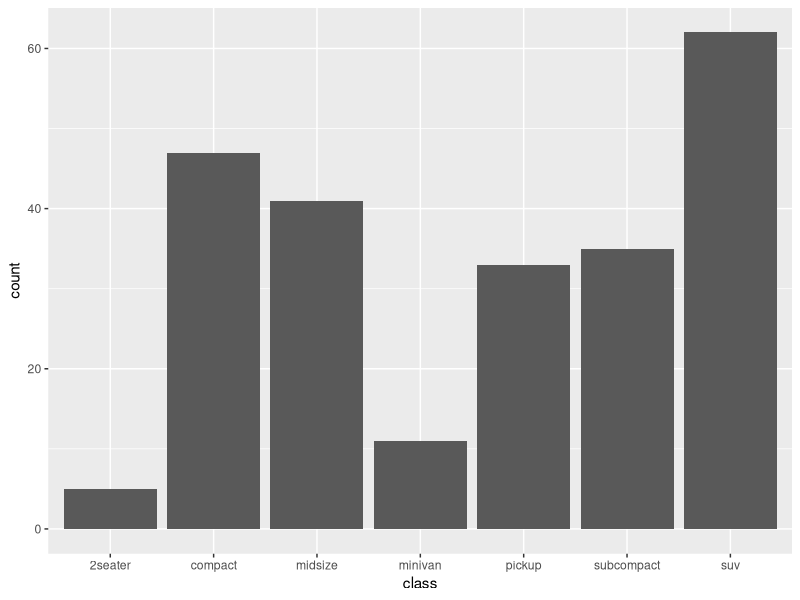
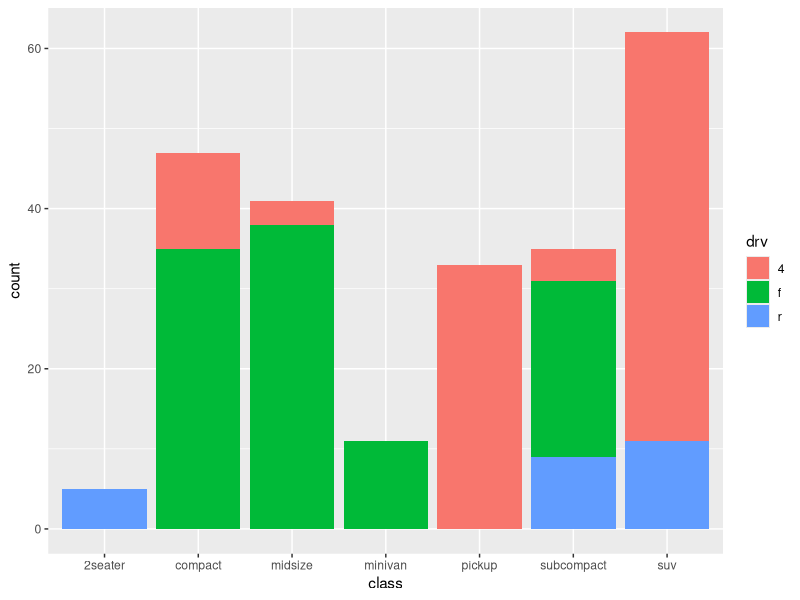
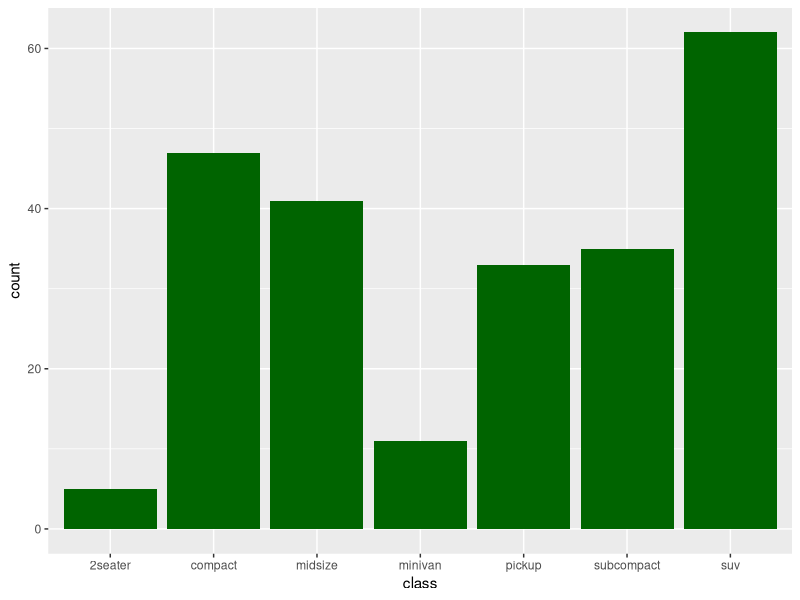
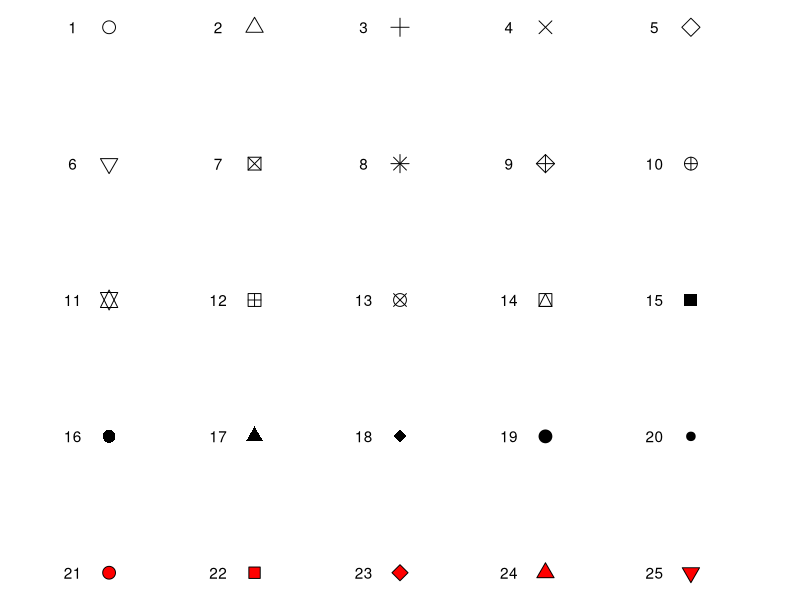
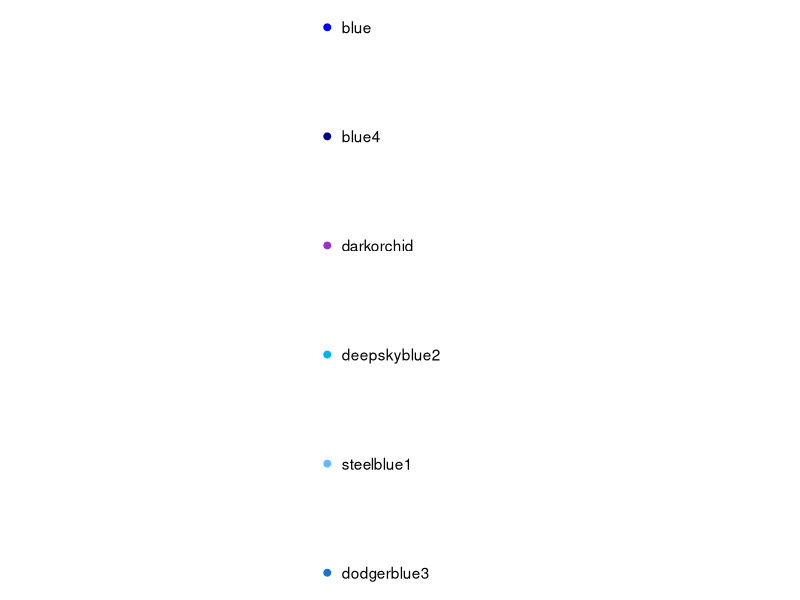
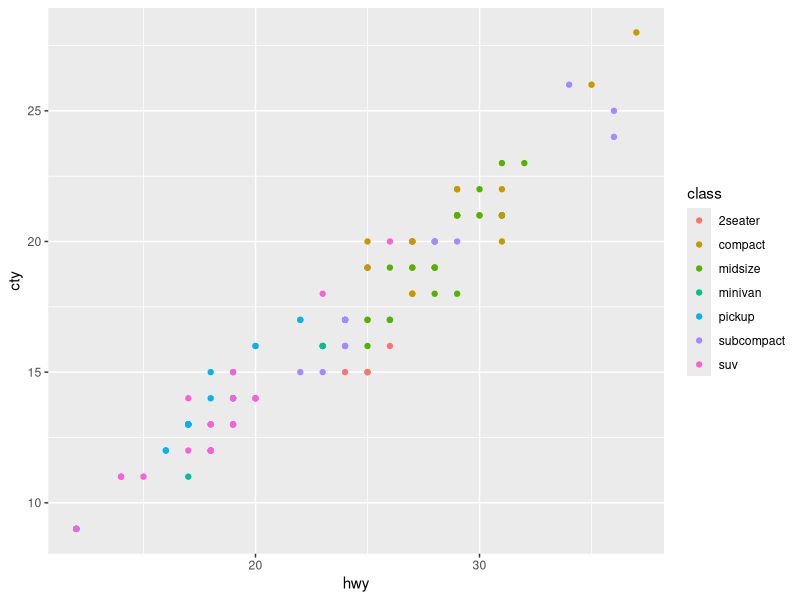
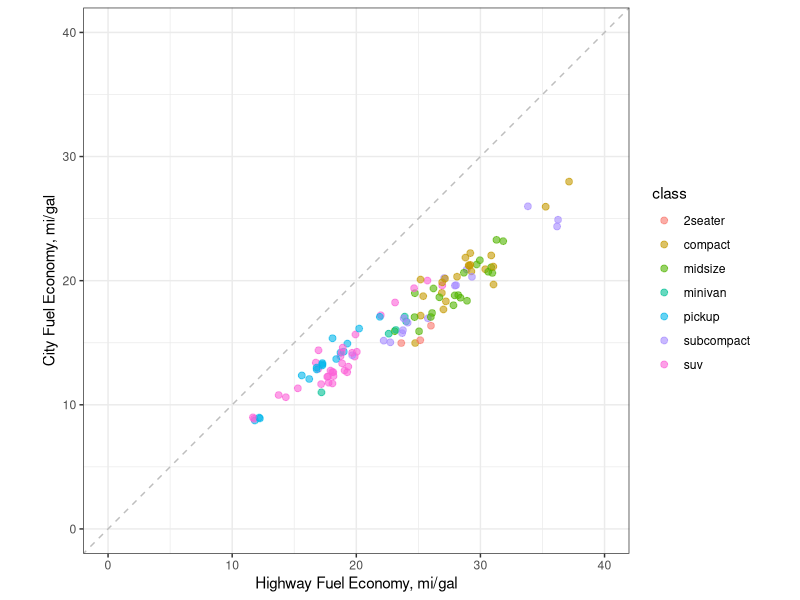
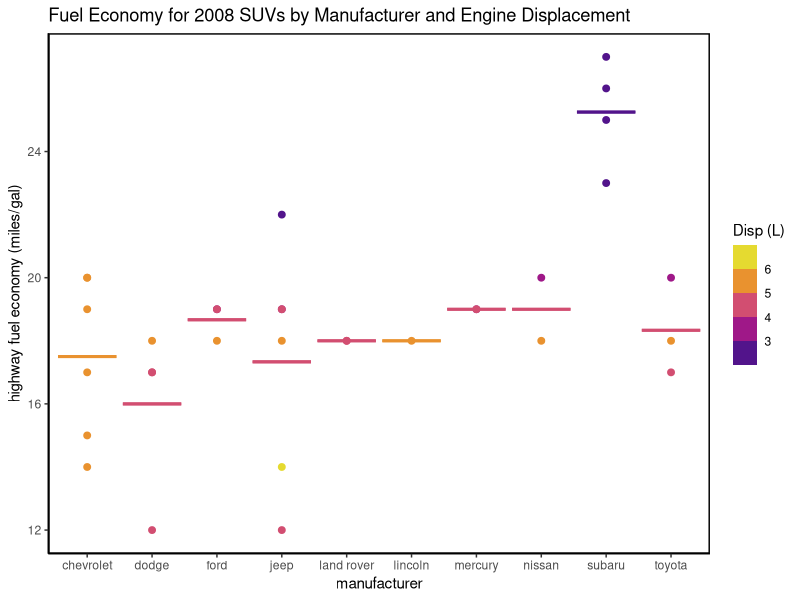

These figures' R source, in order:
## ---- chunk 1
library(tidyverse)
library(scales)
library(kableExtra)
## ---- chunk 2

# use ggplot() to map the data and a single aesthetic (variable = class)
ggplot(data = mpg, aes(x = class)) + 
  geom_bar() # call to a specific geom to plot the mapped data
## ---- chunk 3

# call to ggplot to map the data and a single aesthetic
ggplot(data = mpg, aes(x = class, fill = drv)) +
  geom_bar()  # call to a specific geom to plot the mapped data
## ---- chunk 4
aes_vals <- data.frame(aes = c("`x`", "`y`", "`shape`",
                               "`color`", "`fill`", "`size`",
                               "`alpha`", "`linetype`"),
                       desc = c("Variable to plot on x-axis", 
                                "Variable to plot on y-axis", 
                                "Shape of the element being plotted",
                                "Color of border of elements", 
                                "Color of inside of elements",
                                "Size of the element", 
                                "Transparency (1: opaque; 0: transparent)",
                                "Type of line (e.g., solid, dashed)"))
knitr::kable(aes_vals, 
             col.names = c("Code", "Description"), 
             caption = "Common Plot Aesthetics")
## ---- chunk 5
plot_funcs <- data.frame(type = c("Histogram (1 numeric variable)",
                                  "Scatterplot (2 numeric variables)",
                                  "Boxplot (1 numeric variable, possibly 1 factor variable)",
                                  "Line graph (2 numeric variables)"), 
                         ggplot2_func = c("`geom_histogram()`",
                                          "`geom_point()`",
                                          "`geom_boxplot()`",
                                          "`geom_line()`"))
knitr::kable(plot_funcs, 
             col.names = c("Plot type", "ggplot2 function"),
             caption = "A Few Basic Geom Types")
## ---- chunk 6

# call to ggplot where one `fill` overrides another
ggplot(data = mpg, aes(x = class, fill = drv)) +
  geom_bar(fill = "darkgreen")
## ---- chunk 7
x <- rep(1:5, 5)
y <- rep(1:5, each = 5)
my.shapes <- 1:25
to_plot <- tibble(x = x, y = y, shape = my.shapes)
ggplot(to_plot, aes(x = x, y = y)) + 
  geom_point(shape = my.shapes, size = 4, color = "black", fill = "red") + 
  geom_text(label = my.shapes, nudge_x = -0.25) +
  xlim(c(0.5, 5.5)) + 
  theme_void() + 
  scale_y_reverse()
## ---- chunk 8
x <- rep(0, 6)
y <- 1:6
my.colors <- c("blue", "blue4", "darkorchid", 
               "deepskyblue2", "steelblue1", "dodgerblue3")
to_plot <- tibble(x = x, y = y, color = my.colors)
ggplot(to_plot, aes(x = x, y = y)) + 
  geom_point(color = my.colors, size = 2) + 
  geom_text(label = my.colors, hjust = 0, nudge_x = 0.05) + 
  theme_void() + 
  xlim(c(-1, 1.5)) +
  scale_y_reverse()
## ---- chunk 9
plot_adds <- data.frame(add = c("`ggtitle()`",
                                "`xlab()`, `ylab()`",
                                "`xlim()`, `ylim()`",
                                "`scale_x_log10()`"),
                        descrip = c("Plot title",
                                    "Labels for x- and y-axis",
                                    "Limits of x- and y-axis",
                                    "Log scale of x-axis"))
knitr::kable(plot_adds, 
             col.names = c("Element", "Description"),
             caption = "Common Scale Elements")
## ---- chunk 10
# quantitative summary in pipe
mpg %>% 
  dplyr::filter(year == 2008) %>%
  dplyr::group_by(class) %>% # this allow successive operations to be performed "by group"
  dplyr::tally() %>% # this counts the number of unique observations on grouped data
  dplyr::ungroup() # this removes grouping attention so that future functions no longer happen "by group"
## ---- chunk 11

# load required R packages
library(dplyr) # for data wrangling and manipulation
library(ggplot2) # for data visualization
## alternatively, use `library(tidyverse)`, if you will need multiple packages

ggplot2::ggplot() +
  geom_point(data = dplyr::filter(mpg, year == 2008), # filter data
             aes(x = hwy, y = cty, color = class)) # assign x, y, and color
## ---- chunk 12
# call to ggplot, note that data and aesthetics are called in first geom layer
ggplot2::ggplot() +
  # first geom layer (jitter)
  geom_jitter(data = dplyr::filter(mpg, year == 2008),
             aes(x = hwy, y = cty, color = class),
             width = 0.4,
             alpha = 0.6,
             size = 2) +
  # second geom layer (line)
  geom_abline(intercept = 0,
              slope = 1, 
              color = "grey",
              linetype = "dashed") +
  # fix x and y coordinates to be equal in relative scale
  coord_fixed() +
  # set axis limits
  xlim(c(0,40)) +
  ylim(c(0,40)) +
  # add axis labels
  xlab("Highway Fuel Economy, mi/gal") +
  ylab("City Fuel Economy, mi/gal") +
  # adopt theme without grey background
  theme_bw()
## ---- chunk 13

# use dplyr to create a summary subset from the `mpg` dataframe
mpg_subset <- mpg %>%
  dplyr::filter(class == "suv", year == 2008) %>%
  dplyr::group_by(manufacturer) %>%
  dplyr::summarize(hwy_mean = mean(hwy), displ_mean = mean(displ))

# call to ggplot, note that data and aesthetics are called in each geom layer
ggplot() +
  # first layer - note the main dataframe was called
  geom_point(data = filter(mpg, class == "suv" & year == 2008),
           aes(x = manufacturer, 
               y = hwy, 
               color = displ),
           size = 2) +
  # second layer - note the subset dataframe was called 
  geom_errorbar(data = mpg_subset,
             aes(x = manufacturer,
                 ymin = hwy_mean,
                 ymax = hwy_mean,
                 color = displ_mean),
             size = 1) +
  # customize plot labels
  labs(title = "Fuel Economy for 2008 SUVs by Manufacturer and Engine Displacement",
       color = "Disp (L)") +
  ylab("highway fuel economy (miles/gal)") +
  # add a fancy color scale
  scale_colour_stepsn(colours = hcl.colors(n=5, palette = "plasma")) +
  # adopt a theme without a gray background
  theme_classic() +
  # enclose the plot on all sides with a black line
  theme(panel.background = element_rect(color = "black",
                                        size = 1))
